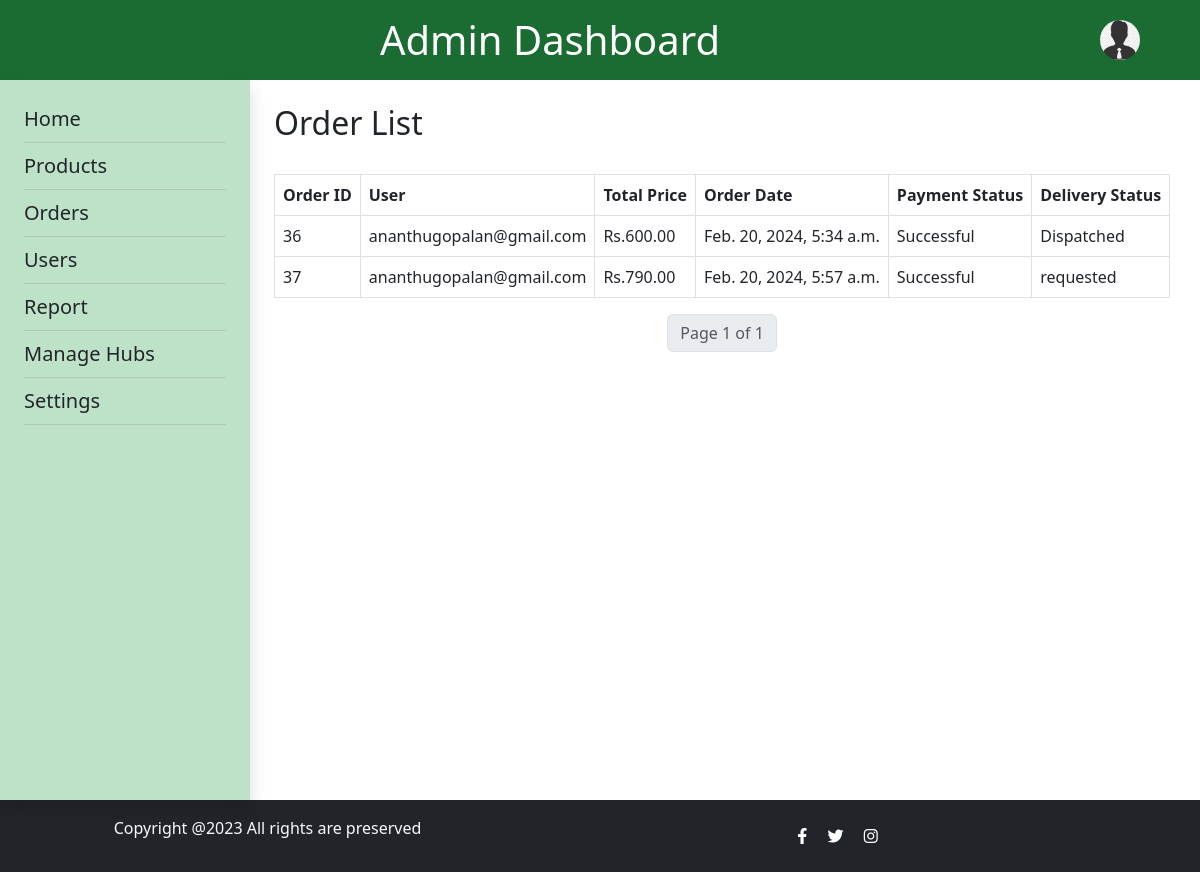
/admin_orders/ (signed in), run on an earlier commit of the app's database.
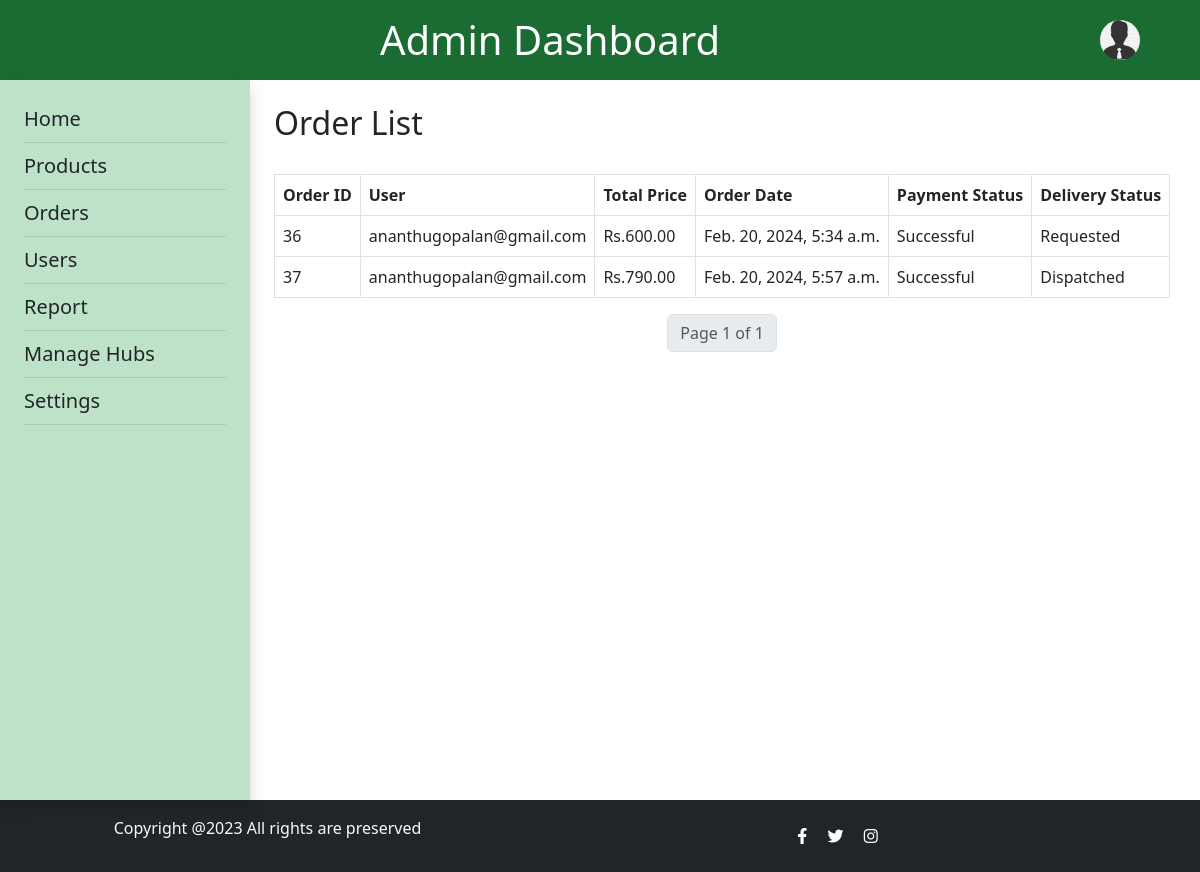
And on a later commit of the database.
### agriselect/models.py (models this page shows, shortened)
class Order(models.Model):
    class PaymentStatusChoices(models.TextChoices):
        PENDING = 'pending', 'Pending'
        SUCCESSFUL = 'successful', 'Successful'
        FAILED = 'failed', 'Failed'
    class OrderStatusChoices(models.TextChoices):
        REQUESTED = 'Requested', 'Requested'
        DISPATCHED = 'Dispatched', 'Dispatched'
        DELIVERED = 'Delivered', 'Delivered'
    user = models.ForeignKey(CustomUser, on_delete=models.CASCADE)
    cart_items = models.ManyToManyField('CartItem')  # Assuming the CartItem model has a reference to Product
    total_price = models.DecimalField(max_digits=10, decimal_places=2)
    order_date_only = models.DateField(default=timezone.now)
    order_date = models.DateTimeField(auto_now_add=True)
    razorpay_order_id = models.CharField(max_length=255, default=None)
    payment_status = models.CharField(
        max_length=20, choices=PaymentStatusChoices.choices, default=PaymentStatusChoices.PENDING)
    order_status = models.CharField(
        max_length=20, choices=OrderStatusChoices.choices, default=OrderStatusChoices.REQUESTED)
    accepted_by_store = models.BooleanField(default=False)

### userapp/models.py (models this page shows, shortened)
class CustomUser(AbstractUser):
    username = None
    USERNAME_FIELD  = 'email'
    first_name = models.CharField(max_length=100, default='')
    last_name   = models.CharField(max_length=100, default='')
    email = models.EmailField(unique=True)
    password = models.CharField(max_length=128,null=True)
    is_customer = models.BooleanField(default=False)
    is_seller = models.BooleanField(default=False)
    hub_status = models.BooleanField(default=False)
    pan_number = models.CharField(max_length=25, null=True)
    REQUIRED_FIELDS = []

### agriselect/views.py (the view)
# urls.py: path('admin_orders/', views.admin_orders, name='admin_orders'),
@login_required(login_url='user_login')
def admin_orders(request):
    orders_list = Order.objects.all()
    paginator = Paginator(orders_list, 10)  # Show 10 orders per page
    page = request.GET.get('page')
    try:
        orders = paginator.page(page)
    except PageNotAnInteger:
        orders = paginator.page(1)
    except EmptyPage:
        orders = paginator.page(paginator.num_pages)
    context = {'orders': orders}
    return render(request, 'admin_orders.html', context)

### template/admin_orders.html (shortened to what the changed rows need)
{% load static %}
<!DOCTYPE html>
<html lang="en">
<head>
    <link rel="stylesheet" href="https://cdn.jsdelivr.net/npm/bootstrap@5.3.0/dist/css/bootstrap.min.css">
    <link rel="stylesheet" href="https://cdnjs.cloudflare.com/ajax/libs/font-awesome/6.3.0/css/all.min.css">
</head>
<body>
    <header class="py-3 d-flex" style="background-color: #1b6c32 ;padding-right: 5%;">
        <div class="container text-center">
            <h1 class="mb-0 text-white">Admin Dashboard</h1>
        </div>
    </header>
    <div class="d-flex">
        <main class="ms-4 mt-4">
            <section class="content">
                <h2>Order List</h2><br>
                <table class="table table-bordered">
                    <thead>
                        <tr>
                            <th>Order ID</th>
                            <th>User</th>
                            <th>Total Price</th>
                            <th>Order Date</th>
                            <th>Payment Status</th>
                            <th>Delivery Status</th>
                        </tr>
                    </thead>
                    <tbody>
                        {% for order in orders %}
                            <tr>
                                <td>{{ order.id }}</td>
                                <td>{{ order.user.email }}</td>
                                <td>Rs.{{ order.total_price }}</td>
                                <td>{{ order.order_date }}</td>
                                <td>{{ order.get_payment_status_display }}</td>
                                <td>{{ order.order_status}}</td>
                            </tr>
                        {% endfor %}
                    </tbody>
                </table>
            </section>
        </main>
    </div>
</body>
</html>

What changed in the data, as far as the page shows it:
changed Order id 36: order_status "Dispatched" → "Requested"
changed Order id 37: order_status "requested" → "Dispatched"
